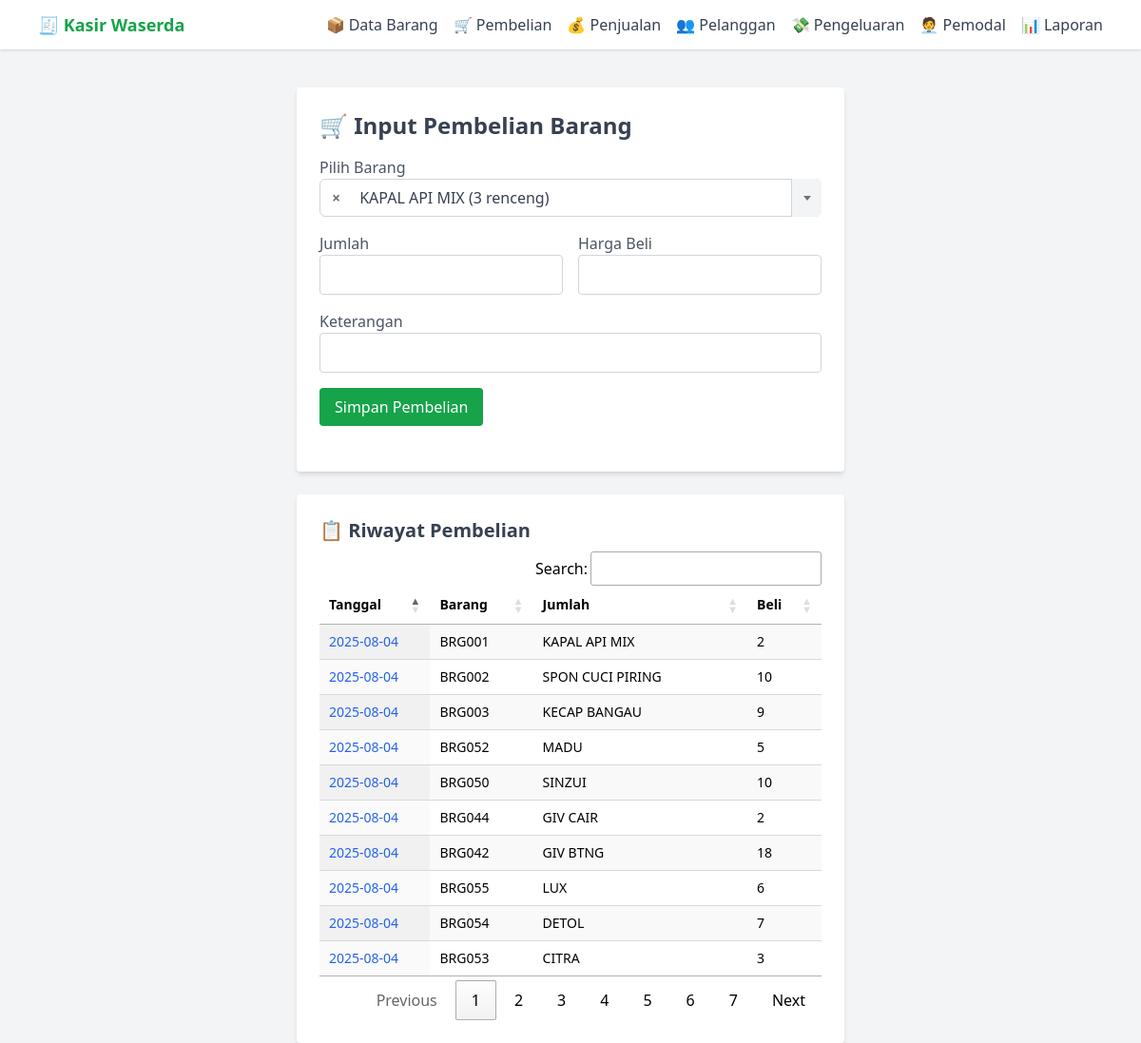
The page /pembelian on the database its author committed.
### tables this page shows
CREATE TABLE pembelian (
    id_pembelian TEXT PRIMARY KEY,
    tanggal TEXT,
    id_barang TEXT,
    nama_barang TEXT,
    jumlah INTEGER,
    harga_beli INTEGER,
    total_beli INTEGER,
    keterangan TEXT
);

### app.py (the view, shortened to what this page needs)
@app.route("/pembelian", methods=["GET", "POST"])
def pembelian():
    import sqlite3
    from datetime import date
    conn = sqlite3.connect("pos.db")
    conn.row_factory = sqlite3.Row
    cur = conn.cursor()
    cur.execute("SELECT * FROM barang")
    barang_data = cur.fetchall()
    barang_options = [{"id": row["id_barang"], "nama": row["nama_barang"], "stok": row["stok_akhir"], "satuan": row["satuan"]} for row in barang_data]
    def tambah_stok_akhir(id_barang, jumlah):
        cur.execute("SELECT stok_akhir FROM barang WHERE id_barang = ?", (id_barang,))
        row = cur.fetchone()
        stok_lama = row["stok_akhir"] if row else 0
        stok_baru = stok_lama + jumlah
        cur.execute("UPDATE barang SET stok_akhir = ? WHERE id_barang = ?", (stok_baru, id_barang))
    def kurangi_stok_akhir(id_barang, jumlah):
        cur.execute("SELECT stok_akhir FROM barang WHERE id_barang = ?", (id_barang,))
        row = cur.fetchone()
        stok_lama = row["stok_akhir"] if row else 0
        stok_baru = max(0, stok_lama - jumlah)
        cur.execute("UPDATE barang SET stok_akhir = ? WHERE id_barang = ?", (stok_baru, id_barang))
    now = datetime.today()
    bulan = f"{now.month:02d}"   # Format dua digit, misalnya '08'
    tahun = str(now.year)        # Misalnya '2025'
    cur.execute("""
        SELECT * FROM pembelian
        WHERE strftime('%m', tanggal) = ? AND strftime('%Y', tanggal) = ?
    """, (bulan, tahun))
    pembelian_data = cur.fetchall()
    item_edit = None
    edit_id = request.args.get("edit")
    if edit_id:
        cur.execute("SELECT * FROM pembelian WHERE id_pembelian = ?", (edit_id,))
        item_edit = cur.fetchone()
    return render_template("pembelian.html",
                           barang_options=barang_options,
                           pembelian_data=pembelian_data,
                           item_edit=item_edit)

### templates/pembelian.html (shortened to what this page needs)
{% extends "base.html" %}
{% block content %}
<h2 class="text-2xl font-bold mb-4 text-gray-700">🛒 Input Pembelian Barang</h2>
<form method="post" class="space-y-4 mb-6">
<div>
    <label class="block text-gray-600">Pilih Barang</label>
</div>
    <div class="flex space-x-4 mb-4">
        <div class="flex-1">
            <label class="block text-gray-600">Jumlah</label>
            <input type="number" name="jumlah"
                value="{{ item_edit[4] if item_edit else '' }}"
                class="w-full border border-gray-300 p-2 rounded" required>
        </div>
        <div class="flex-1">
            <label class="block text-gray-600">Harga Beli</label>
            <input type="text" name="harga_beli"
                value="{{ item_edit[5] if item_edit else '' }}"
                class="harga-format w-full border border-gray-300 p-2 rounded" required>
        </div>
    </div>
    <div>
        <label class="block text-gray-600">Keterangan</label>
        <input type="text" name="keterangan"
               value="{{ item_edit[7] if item_edit and item_edit|length > 7 else '' }}"
               class="w-full border border-gray-300 p-2 rounded uppercase">
    </div>
    <button type="submit" class="bg-green-600 text-white px-4 py-2 rounded hover:bg-green-700">
        {{ "Update Pembelian" if item_edit else "Simpan Pembelian" }}
    </button>
</form>
</div>
    <div class="max-w-xl mx-auto mt-6 p-6 bg-white shadow-md rounded">
<h3 class="text-xl font-semibold mb-2 text-gray-700">📋 Riwayat Pembelian</h3>
<table id="tabelPembelian" class="display w-full text-sm">
    <thead>
        <tr>
            <th>Tanggal</th>
            <th>Barang</th>
            <th>Jumlah</th>
            <th>Beli</th>
        </tr>
    </thead>
    <tbody>
        {% for row in pembelian_data %}
            <tr>
                <td>
                    <a href="/pembelian?edit={{ row[0] }}" class="text-blue-600 hover:underline">
                    {{ row[1] }}
                    </a>
                </td>
                <td>{{ row[2] }}</td>
                <td>{{ row[3] }}</td>
                <td>{{ row[4] }}</td>
            </tr>
        {% endfor %}
    </tbody>
</table>
{% endblock %}

### rows shown on the page
pembelian: tanggal "2025-08-04", id_barang "BRG001", nama_barang "KAPAL API MIX", jumlah "2"
pembelian: tanggal "2025-08-04", id_barang "BRG002", nama_barang "SPON CUCI PIRING", jumlah "10"
pembelian: tanggal "2025-08-04", id_barang "BRG003", nama_barang "KECAP BANGAU", jumlah "9"
pembelian: tanggal "2025-08-04", id_barang "BRG052", nama_barang "MADU", jumlah "5"
pembelian: tanggal "2025-08-04", id_barang "BRG050", nama_barang "SINZUI", jumlah "10"
pembelian: tanggal "2025-08-04", id_barang "BRG044", nama_barang "GIV CAIR", jumlah "2"
pembelian: tanggal "2025-08-04", id_barang "BRG042", nama_barang "GIV BTNG", jumlah "18"
pembelian: tanggal "2025-08-04", id_barang "BRG055", nama_barang "LUX", jumlah "6"
pembelian: tanggal "2025-08-04", id_barang "BRG054", nama_barang "DETOL", jumlah "7"
pembelian: tanggal "2025-08-04", id_barang "BRG053", nama_barang "CITRA", jumlah "3"

### other values the page prints
{{ "Update Pembelian" if item_edit else "Simpan Pembelian" }} "Simpan Pembelian"
